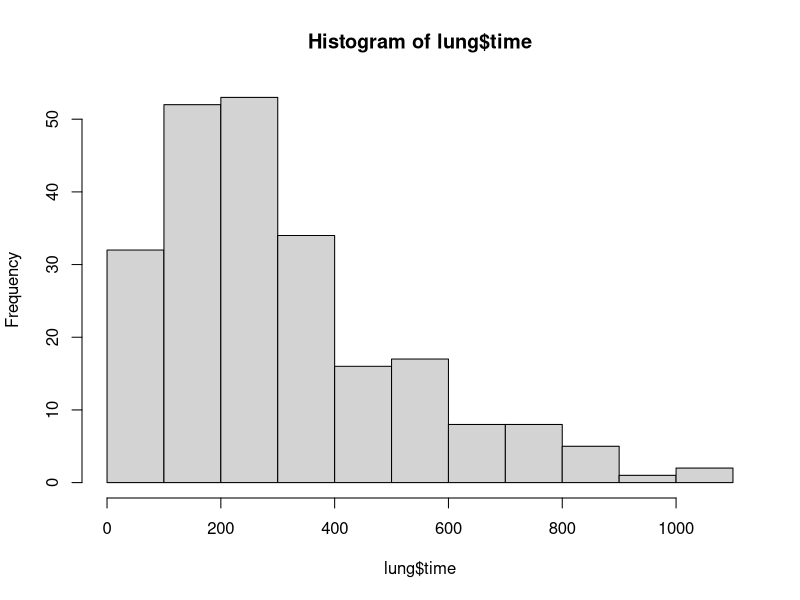
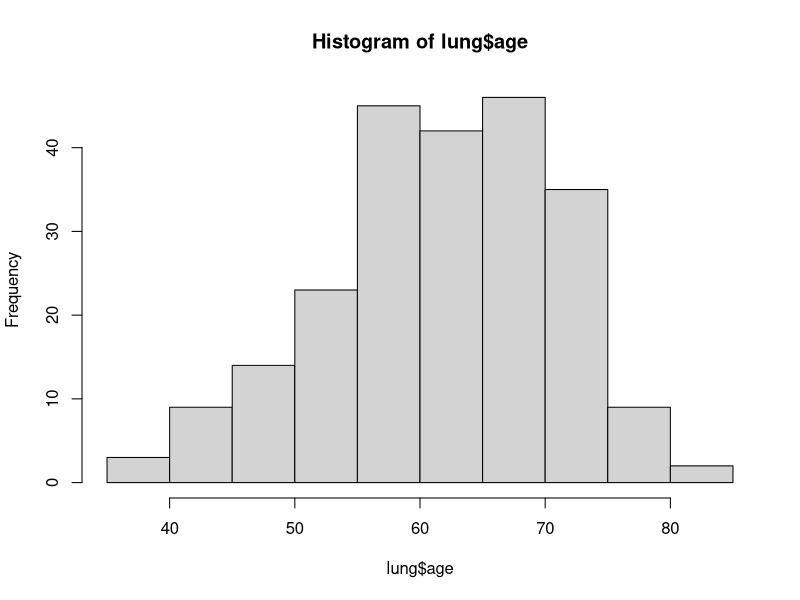
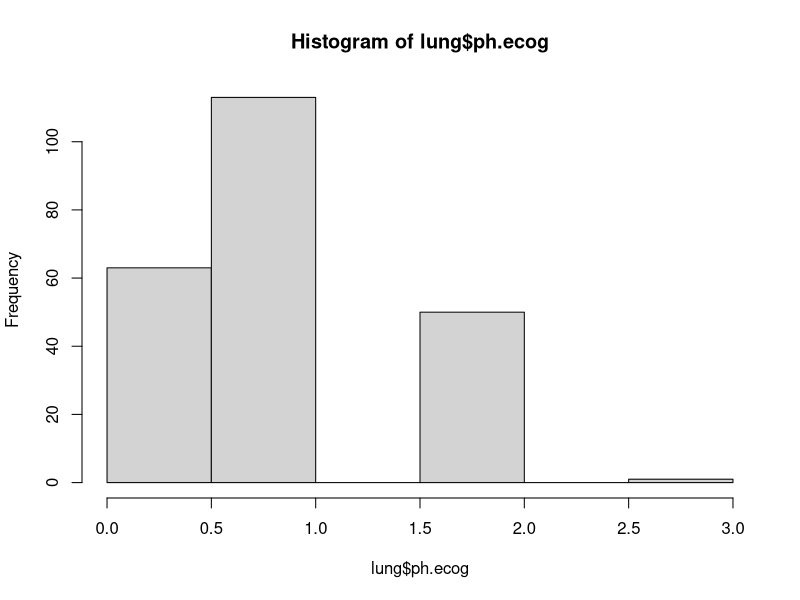
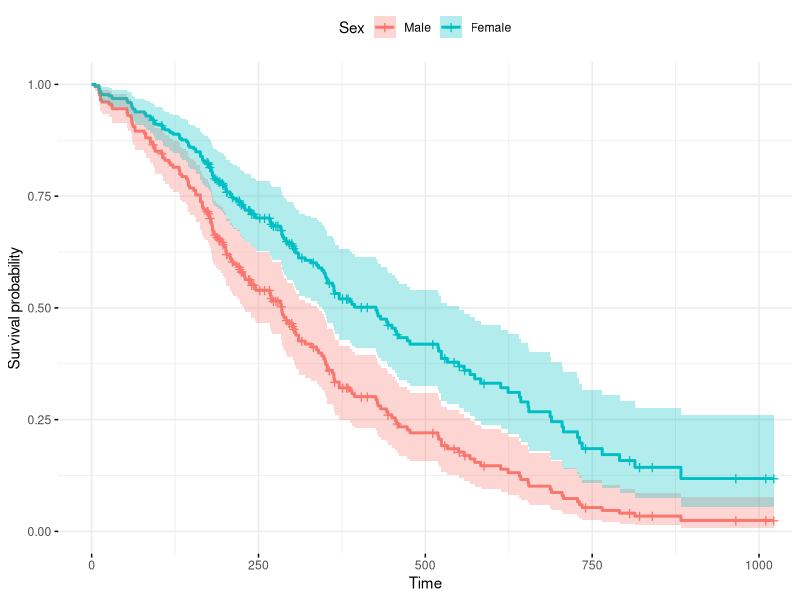
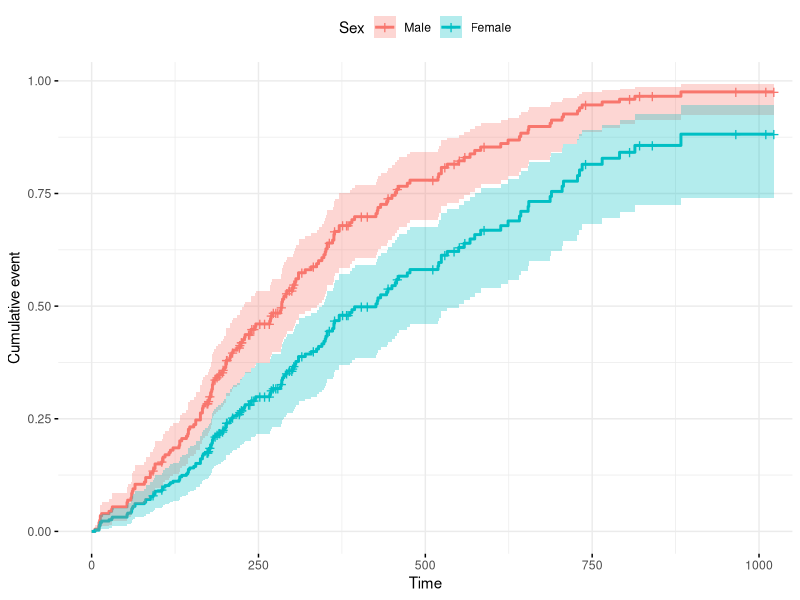
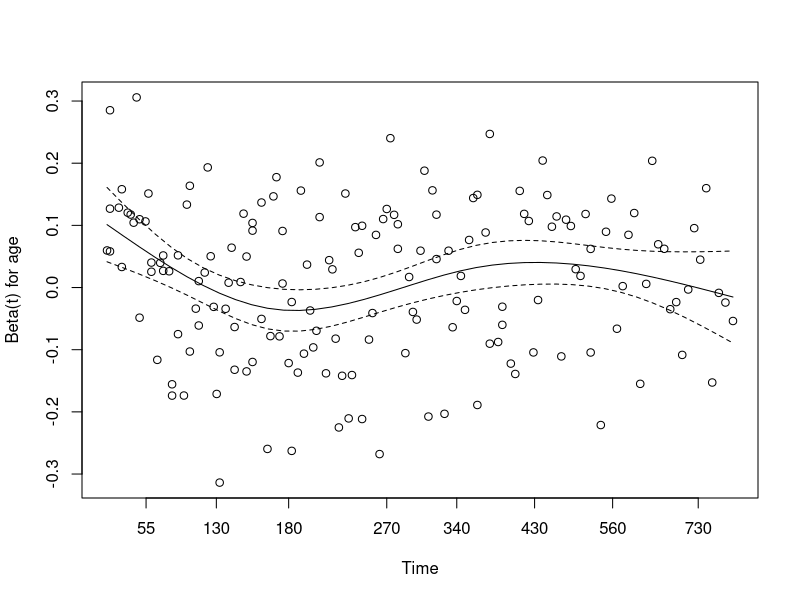
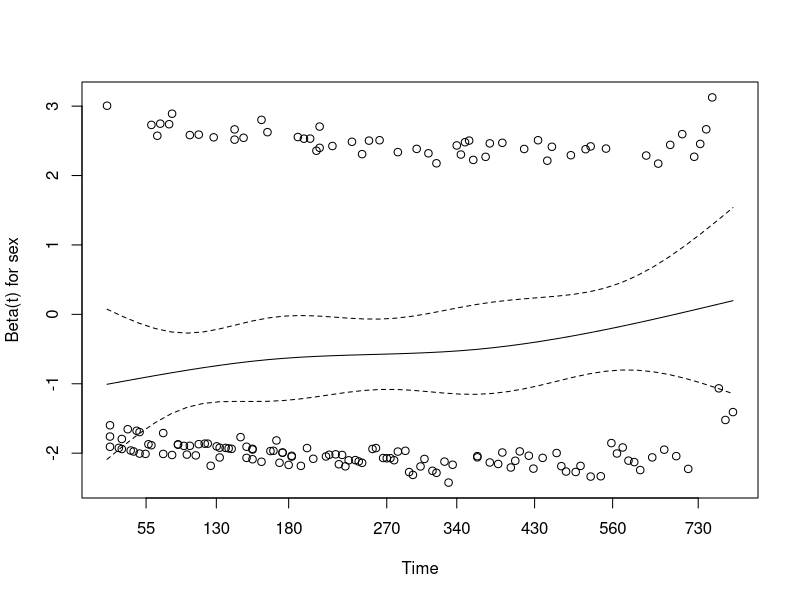
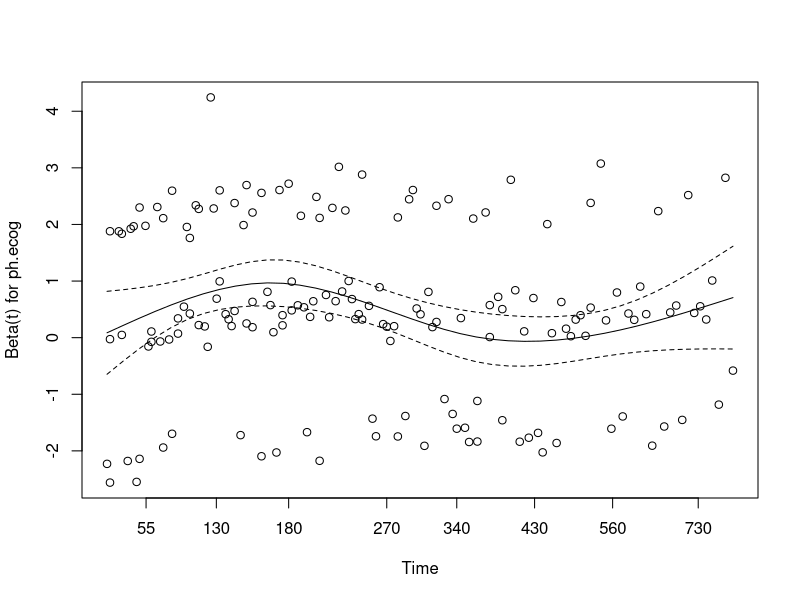

Write the R code that produced these figures, in order. (Note: this script raises an error after producing the figures.)
## ---- chunk 1
#include = FALSE means that the code here will still run but it won't show the code or the output in the markdown file. 
library(survival)
library(survminer)


## ---- chunk 2
##############################################
# Cox Proportional Hazards Demo with lung data
##############################################

# https://www.r-bloggers.com/2016/12/survival-analysis-basics/

# --------------------------------------------
# 1. Load and inspect the data
# --------------------------------------------

data(lung)
head(lung)

# The lung dataset:
# time = survival time (days)
# status = 1=censored (still alive at this time point), 2=dead
# age = age in years
# sex = 1=male, 2=female
# ph.ecog = ECOG performance score (higher = worse)

# Convert status to a 0/1 event indicator (1 = death)
lung$status <- ifelse(lung$status == 2, 1, 0)

hist(lung$time)
hist(lung$age)
hist(lung$ph.ecog)

# --------------------------------------------
# 2. Fit a Cox proportional hazards model
# --------------------------------------------

cox1 <- coxph(Surv(time, status) ~ age + sex + ph.ecog, data = lung)
summary(cox1)

# - exp(coef) gives the hazard ratio (HR)
# - HR > 1 means increased hazard (higher death rate)
# - HR < 1 means decreased hazard (lower death rate)
# - Example: HR = 1.01 for age means each additional year increases hazard by 1%.
# - This is an "instantaneous hazard ratio". At this point in time the risk of death is increased or decreased by X times. 

# --------------------------------------------
# 3. Plot survival curves from the Cox model
# --------------------------------------------

# Plot survival curves for males vs females
fit_sex <- survfit(cox1, newdata = data.frame(
  age = mean(lung$age, na.rm = TRUE),
  sex = c(1, 2),                  # male and female
  ph.ecog = mean(lung$ph.ecog, na.rm = TRUE)
))
#set age and ph.ecog scores to the mean score to hold constant 

ggsurvplot(
  fit_sex,
  data = lung,
  legend.labs = c("Male", "Female"),
  legend.title = "Sex",
  surv.median.line = "none",
  ggtheme = theme_minimal()
)

# --------------------------------------------
# 4. Plot cumulative event curves
# --------------------------------------------

ggsurvplot(
  fit_sex,
  data = lung,
  fun = "event",         # cumulative hazard scale
  legend.labs = c("Male", "Female"),
  legend.title = "Sex",
  ggtheme = theme_minimal()
)

# - Survival curve (fun="surv" or default): probability of surviving past time t.
# - Cumulative event curve (fun="event"): probability of event has happened by time t (at or         before time t) 
# - Cumulative hazard curve (fun="cumhaz"): accumulated hazard over time.
#     It increases without an upper bound (not a probability).

# --------------------------------------------
# 5. Optional: check proportional hazards assumption
# --------------------------------------------

ph_test <- cox.zph(cox1)
ph_test
plot(ph_test)

# If lines are ~flat and p-values > .05 → PH assumption reasonable
# If a variable violates PH, it means: its hazard ratio changes over time, the variable's effect is not well-described by a single number (HR), and the Cox model needs adjustment/modification.



## ---- chunk 3
###############################################

## PCA Demo: Movement / Space-Use Syndrome

###############################################

set.seed(123)

####----------------------------------------------------------
#### 1. Simulate a dataset
####----------------------------------------------------------

# We simulate two behavioral "syndromes":
# Type A: "Bold / Wide-ranging"
# Type B: "Cautious / Small home range"

n_per_type <- 50

# Bold animals (higher movement metrics)
bold <- data.frame(
  type = "Bold",
  daily_distance = rnorm(n_per_type, mean = 12, sd = 2),   # km/day
  home_range     = rnorm(n_per_type, mean = 30, sd = 5),   # km²
  step_length    = rnorm(n_per_type, mean = 1.8, sd = 0.3),# km
  turning_angle  = rnorm(n_per_type, mean = 35, sd = 10)   # deg (straighter)
)

# Cautious animals (lower movement)
shy <- data.frame(
  type = "Shy",
  daily_distance = rnorm(n_per_type, mean = 5, sd = 1.5),
  home_range     = rnorm(n_per_type, mean = 12, sd = 3),
  step_length    = rnorm(n_per_type, mean = 0.7, sd = 0.2),
  turning_angle  = rnorm(n_per_type, mean = 75, sd = 15)   # more tortuous
)

dat <- rbind(bold, shy) %>% dplyr::select(!c("type"))

head(dat)

####----------------------------------------------------------
#### 2. Why standardize?
####----------------------------------------------------------

# PCA is sensitive to scale:
# home_range is on the order of tens of km²
# step_length is < 2 km
# Without scaling, large-scale variables dominate the variance.


hist(dat$daily_distance)
hist(dat$home_range)
hist(dat$step_length)
hist(dat$turning_angle)

####----------------------------------------------------------
#### 3. Run PCA
####----------------------------------------------------------

#important to choose center and scale, scaling will make all variables z-scores so that the multi-dimeonsial shape of points isn't too skewed. 

pca_out <- prcomp(dat, center = TRUE, scale. = TRUE) 
summary(pca_out)

# Interpretation:
# - Standard deviations: how much spread or absolute size of variation along this axis
# - Importance of components: % variance explained
# - First PCs capture major variation in movement syndrome

####----------------------------------------------------------
#### 4. Scree Plot (variance explained)
####----------------------------------------------------------

eig_vals <- pca_out$sdev^2
plot(eig_vals, type = "b",
     xlab = "Principal Component",
     ylab = "Eigenvalue",
     main = "Scree Plot")

# how many components are worth keeping for further analysis? 
# where is the big drop-off in terms of PCs explaining variation? 

####----------------------------------------------------------
#### 5. Examine Loadings (how variables contribute to PCs)
####----------------------------------------------------------

pca_out$rotation

# Loadings = correlation between variables and each principal component.
# Large positive loading: variable increases PC score.
# Large negative loading: variable decreases PC score.


####----------------------------------------------------------
#### 6. Biplot for interpretation
####----------------------------------------------------------

# Basic built-in biplot
biplot(pca_out, col = c("gray40","red"))


####----------------------------------------------------------
#### 7. Examine Scores (each individual's location in PC space)
####----------------------------------------------------------

scores <- as.data.frame(pca_out$x)
head(scores)
hist(scores$PC1)
hist(scores$PC2)

pca_out$rotation # looks like high scores on PC1 is animals with small home range, short travel distance, shorter steps, and more tortuous paths

scores <- scores %>% mutate(type = if_else(PC1 > 0, "shy", "bold"))

ggplot(scores, aes(PC1, PC2, color=type)) +
  geom_point(size = 3, alpha = 0.8) +
  theme_minimal() +
  labs(title = "PCA of Movement Syndrome",
       subtitle = "Bold and Shy animals separate along PC1")


